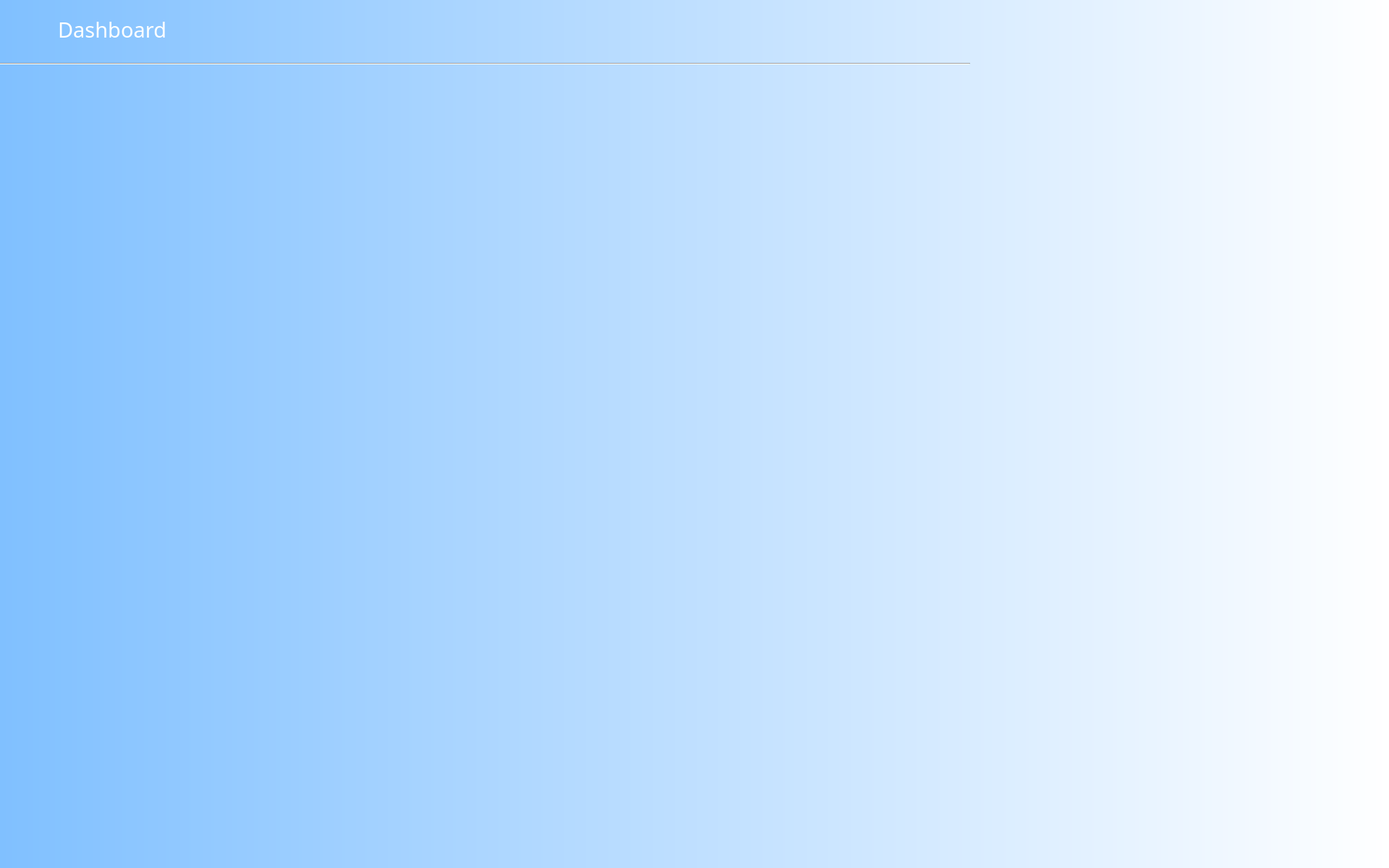
<?xml version="1.0" encoding="UTF-8"?>
<ui version="4.0">
 <class>adminwindow</class>
 <widget class="QDialog" name="adminwindow">
  <property name="geometry">
   <rect>
    <x>0</x>
    <y>0</y>
    <width>1920</width>
    <height>1200</height>
   </rect>
  </property>
  <property name="minimumSize">
   <size>
    <width>1920</width>
    <height>1200</height>
   </size>
  </property>
  <property name="windowTitle">
   <string>Administrator </string>
  </property>
  <property name="styleSheet">
   <string notr="true">#adminwindow{

	background-color: qlineargradient(spread:pad, x1:0, y1:0, x2:1, y2:0, stop:0 rgba(128, 192, 255, 255), stop:1 rgba(255, 255, 255, 255));

}</string>
  </property>
  <widget class="Line" name="line">
   <property name="geometry">
    <rect>
     <x>0</x>
     <y>80</y>
     <width>1341</width>
     <height>16</height>
    </rect>
   </property>
   <property name="orientation">
    <enum>Qt::Horizontal</enum>
   </property>
  </widget>
  <widget class="QLabel" name="dashLabel">
   <property name="geometry">
    <rect>
     <x>80</x>
     <y>10</y>
     <width>311</width>
     <height>61</height>
    </rect>
   </property>
   <property name="font">
    <font>
     <family>MV Boli</family>
     <pointsize>22</pointsize>
     <weight>50</weight>
     <bold>false</bold>
    </font>
   </property>
   <property name="styleSheet">
    <string notr="true">#dashLabel{

	
	color: rgb(255, 255, 255);

}</string>
   </property>
   <property name="text">
    <string>Dashboard</string>
   </property>
  </widget>
 </widget>
 <resources/>
 <connections/>
</ui>
